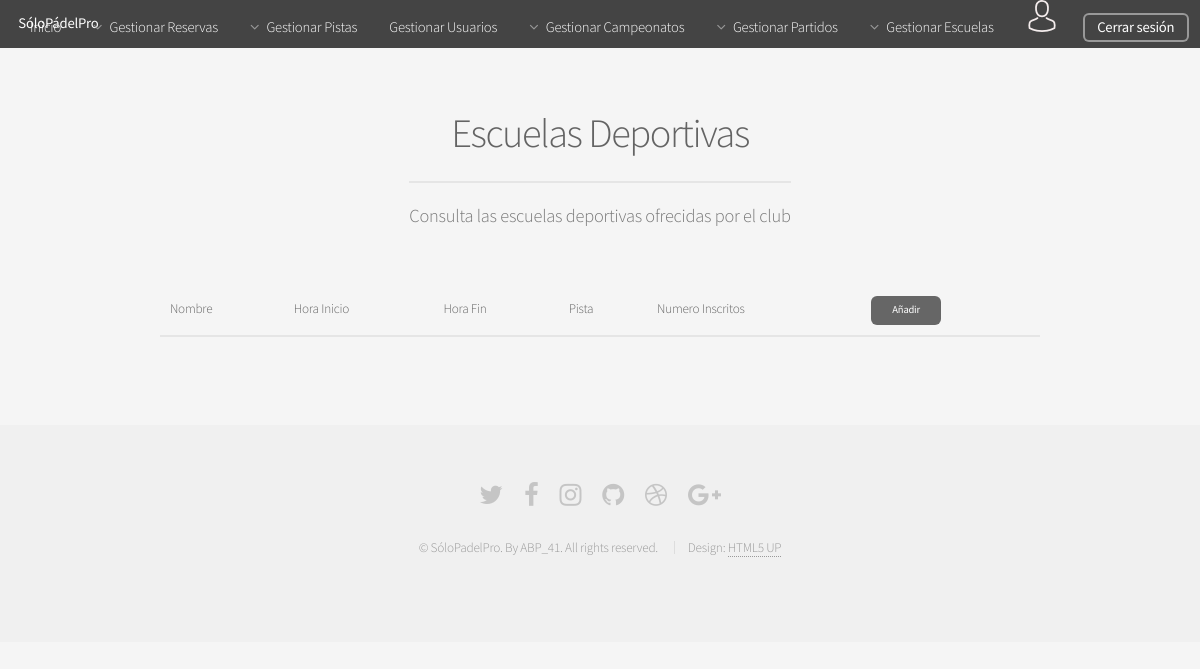
Before: /Controllers/ESCUELA_Controller.php (signed in) with the older database file.
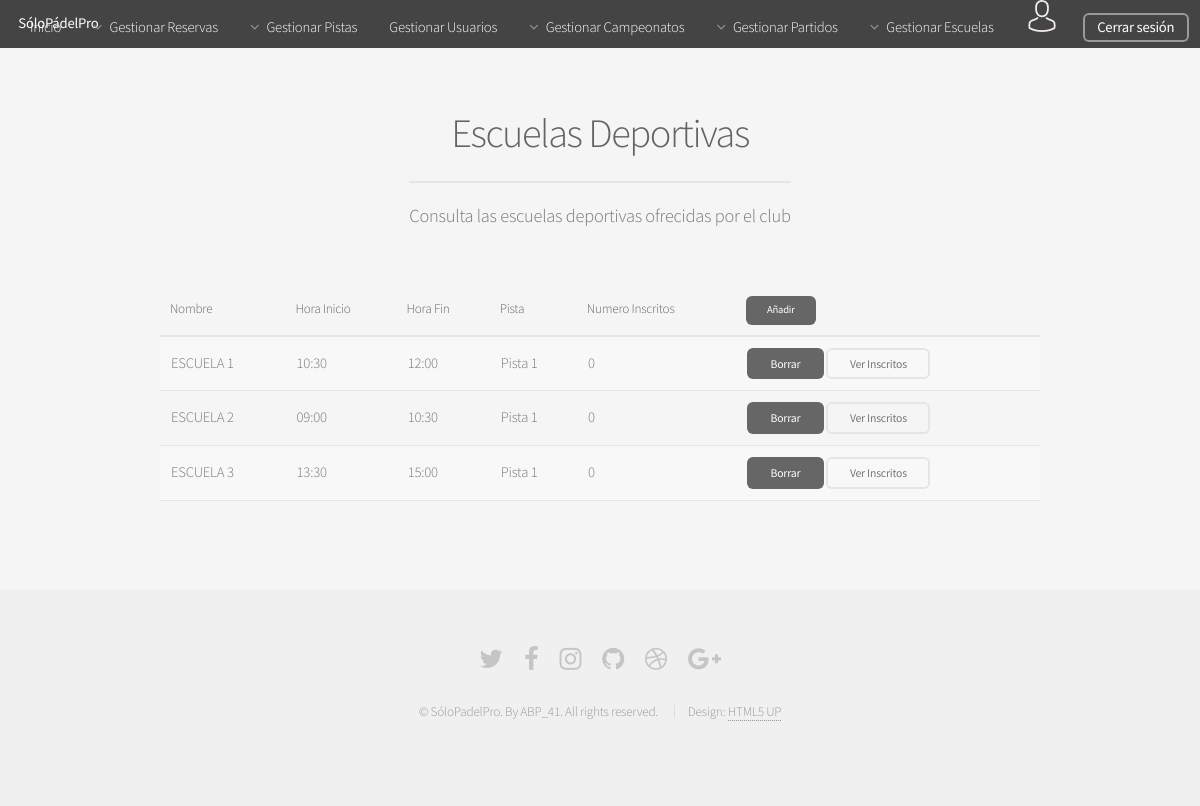
After: the same page with the newer database file.
### tables this page shows
CREATE TABLE IF NOT EXISTS ESCUELA(
  ID int(225) AUTO_INCREMENT NOT NULL,
  NOMBRE varchar(50) NOT NULL,
  PISTA_ID int(255),
  HORARIO_ID int(255),
  INSCRIPCIONES INT(1) NULL DEFAULT '0',
  PRIMARY KEY(ID),
  FOREIGN KEY (PISTA_ID) REFERENCES PISTA (ID) ON DELETE CASCADE,
  FOREIGN KEY (HORARIO_ID) REFERENCES HORARIO (ID) ON DELETE CASCADE
);

CREATE TABLE IF NOT EXISTS HORARIO(
  ID int(225) AUTO_INCREMENT NOT NULL,
  HORA_INICIO time NOT NULL,
  HORA_FIN time NOT NULL,
  PRIMARY KEY(ID)
);

CREATE TABLE IF NOT EXISTS PISTA(
  ID int(225) AUTO_INCREMENT NOT NULL ,
  NOMBRE varchar(25) NOT NULL,
  TIPO varchar(25) NOT NULL,
  PRIMARY KEY(ID)
);

### Functions/Authentication.php (called while the page is built)
<?php
function IsAuthenticated(){
	if (!isset($_SESSION['login'])){
		return false;
	}
	else{
		return true;
	}
}
?>

### Models/ESCUELA_Model.php (called while the page is built, shortened)
<?php
class ESCUELA_Model{
    var $mysqli;
    function __construct($id,$nombre, $horario_ID, $pista_ID ,$inscripciones){
        include_once '../Functions/Access_DB.php';
        $this->mysqli = ConnectDB();
    }
    function SHOWALL(){
        $sql = "SELECT E.ID, E.NOMBRE, E.INSCRIPCIONES, H.HORA_INICIO, H.HORA_FIN, PI.NOMBRE AS NOMBRE_PISTA
                FROM ESCUELA E, HORARIO H, PISTA PI
                WHERE       (E.HORARIO_ID = H.ID)
                        AND (E.PISTA_ID = PI.ID)";
        if (!($resultado = $this->mysqli->query($sql))){
            return 'ERROR: No se ha podido conectar con la base de datos';
        }else{
            return $resultado;
        }
    }
}
?>

### Functions/Access_DB.php (called while the page is built, shortened)
<?php
function ConnectDB(){
   $conexion = mysqli_connect("localhost", "abp41", "abp41", "ABP") or (new MESSAGE('ERROR: No se ha podido conectar con la base de datos', '../index.php'));
 if ($conexion->connect_errno) {
    	return false;
 }else{
 	return $conexion;
 }
}
?>

### Views/ESCUELA/ESCUELA_SHOWALL_View.php (the view)
<?php
class ESCUELA_SHOWALL{
	var $escuelas;
	function __construct($escuelas){
		$this->escuelas = $escuelas;
		$this->render();
	}
function render(){
    include '../Views/HEADER_View.php';
?>
	<section id="main" class="container">
	<header>
	   <h2>Escuelas Deportivas</h2>
	    <p>Consulta las escuelas deportivas ofrecidas por el club</p>
	 </header>
				<div class="table-wrapper">
					<table>
						<thead >
							<tr>
								<th>Nombre</th>
								<th>Hora Inicio</th>
								<th>Hora Fin</th>
								<th>Pista</th>
								<th>Numero Inscritos</th>
								<th><a class="button small" href="../Controllers/ESCUELA_Controller.php?action=ADD">Añadir</a></th>
							</tr>
						</thead>
						<tbody>
					<?php
						if($this->escuelas <> NULL){
							while($row = mysqli_fetch_array($this->escuelas)){
								$hora_inicio = explode(":", $row["HORA_INICIO"]);
								$hora_fin = explode(":", $row["HORA_FIN"]);
					?>
							<tr>
								<td>
									<?=$row['NOMBRE']?>
								</td>
								<td>
									<?=$hora_inicio[0].":".$hora_inicio[1]?>
								</td>
								<td>
									<?=$hora_fin[0].":".$hora_fin[1]?>
								</td>
								<td>
									<?=$row['NOMBRE_PISTA']?>
								</td>
								<td>
									<?=$row['INSCRIPCIONES']?>
								</td>
								<td>
									<a class="button small" href="../Controllers/ESCUELA_Controller.php?action=DELETE&escuela_ID=<?=$row['ID']?>">Borrar</a>
							<?php
								if($row['INSCRIPCIONES'] == 0){
							?>
									<a class="button alt small">Ver Inscritos</a>
							<?php
								}
								else{
							?>
									<a class="button small" href="../Controllers/INSCRIBIRSE_ESCUELA_Controller.php?action=SHOW_INSCRITOS&escuela_ID=<?=$row['ID']?>">Ver Inscritos</a>
							<?php
								}
							?>
								</td>
							</tr>
				<?php
						}
					}
				?>
						</tbody>
					</table>
				</div>
   		</section>
    <?php
        include '../Views/FOOTER_View.php';
        }
    }
    ?>

### Controllers/ESCUELA_Controller.php (shortened to what this page needs)
<?php
    include '../Models/ESCUELA_Model.php';
    include '../Views/ESCUELA/ESCUELA_SHOWALL_View.php';
    if(isset($_REQUEST["action"]))  {
        $action = $_REQUEST["action"];
    }else{
        $action = '';
    }
    switch ($action) {
    	default:
            if($_SESSION["rol"] == 'ADMIN'){
                $ESCUELA = new ESCUELA_MODEL('','','', '', '', '');
                $partidos = $ESCUELA->SHOWALL();
                if(!is_array($partidos)){
                    $VIEW = new ESCUELA_SHOWALL($partidos);
                }else{
                    $result = new MESSAGE($partidos, '../Controllers/ESCUELA_Controller.php');
                }
            }
        	break;
        }
    ?>

### Views/HEADER_View.php (shortened to what this page needs)
<?php
include_once '../Functions/Authentication.php';
?>
<html>
<head>
  <link rel="stylesheet" href="../assets/css/main.css" />
  <link rel="stylesheet" type="text/css" href="../assets/css/tcal.css" />
</head>
<body class="is-preload">
  <div id="page-wrapper">
    <header id="header">
      <h1><a href="../index.php">SóloPádelPro</a></h1>
      <nav id="nav">
        <ul>
          <li><a href="../index.php">Inicio</a></li>
          <li>
            <?php
            if(IsAuthenticated()){
              ?>
              <a href="#" class="icon fa-angle-down">Gestionar Reservas</a>
            </li>
            <?php
            if(isset($_SESSION["rol"]) && ($_SESSION["rol"] == 'ADMIN')){
              ?>
              <li>
                <a href="#" class="icon fa-angle-down">Gestionar Pistas</a>
              </li>
              <?php
            }
            ?>
            <?php
            if(isset($_SESSION["rol"]) && ($_SESSION["rol"] == 'ADMIN')){
              ?>
              <li><a href="../Controllers/USER_Controller.php">Gestionar Usuarios</a></li>
              <?php
            }
            ?>
            <li>
              <a class="icon fa-angle-down">Gestionar Campeonatos</a>
            </li>
            <li>
              <a href="#" class="icon fa-angle-down">Gestionar Partidos</a>
            </li>
             <li>
              <a href="#" class="icon fa-angle-down">Gestionar Escuelas</a>
            </li>
            <li><a href="#" class="class="icon fa-angle-down >
              <input type="image" id="login" src="../Views/images/avatar.png">
            </a>
          </li>
          <li>
            <a href="../Functions/Desconectar.php" class="button">Cerrar sesión</a>
            <?php
          }
          ?>
        </li>
      </ul>
    </nav>
  </header>

### Views/FOOTER_View.php (shortened to what this page needs)
<footer id="footer">
            <ul class="icons">
                <li><a href="#" class="icon fa-twitter"><span class="label">Twitter</span></a></li>
                <li><a href="#" class="icon fa-facebook"><span class="label">Facebook</span></a></li>
                <li><a href="#" class="icon fa-instagram"><span class="label">Instagram</span></a></li>
                <li><a href="#" class="icon fa-github"><span class="label">Github</span></a></li>
                <li><a href="#" class="icon fa-dribbble"><span class="label">Dribbble</span></a></li>
                <li><a href="#" class="icon fa-google-plus"><span class="label">Google+</span></a></li>
            </ul>
            <ul class="copyright">
                <li>&copy; SóloPadelPro. By ABP_41. All rights reserved.</li>
                <li>Design: <a href="http://html5up.net">HTML5 UP</a></li>
            </ul>
        </footer>
</div>
</body>
</html>

Changed rows visible on the page:
added escuela: NOMBRE "ESCUELA 1", HORARIO_ID.HORA_INICIO "10", HORARIO_ID.HORA_INICIO "30", HORARIO_ID.HORA_FIN "12", HORARIO_ID.HORA_FIN "00", PISTA_ID.NOMBRE "Pista 1", INSCRIPCIONES "0", shows "Ver Inscritos"
added escuela: NOMBRE "ESCUELA 2", HORARIO_ID.HORA_INICIO "09", HORARIO_ID.HORA_INICIO "00", HORARIO_ID.HORA_FIN "10", HORARIO_ID.HORA_FIN "30", PISTA_ID.NOMBRE "Pista 1", INSCRIPCIONES "0", shows "Ver Inscritos"
added escuela: NOMBRE "ESCUELA 3", HORARIO_ID.HORA_INICIO "13", HORARIO_ID.HORA_INICIO "30", HORARIO_ID.HORA_FIN "15", HORARIO_ID.HORA_FIN "00", PISTA_ID.NOMBRE "Pista 1", INSCRIPCIONES "0", shows "Ver Inscritos"
